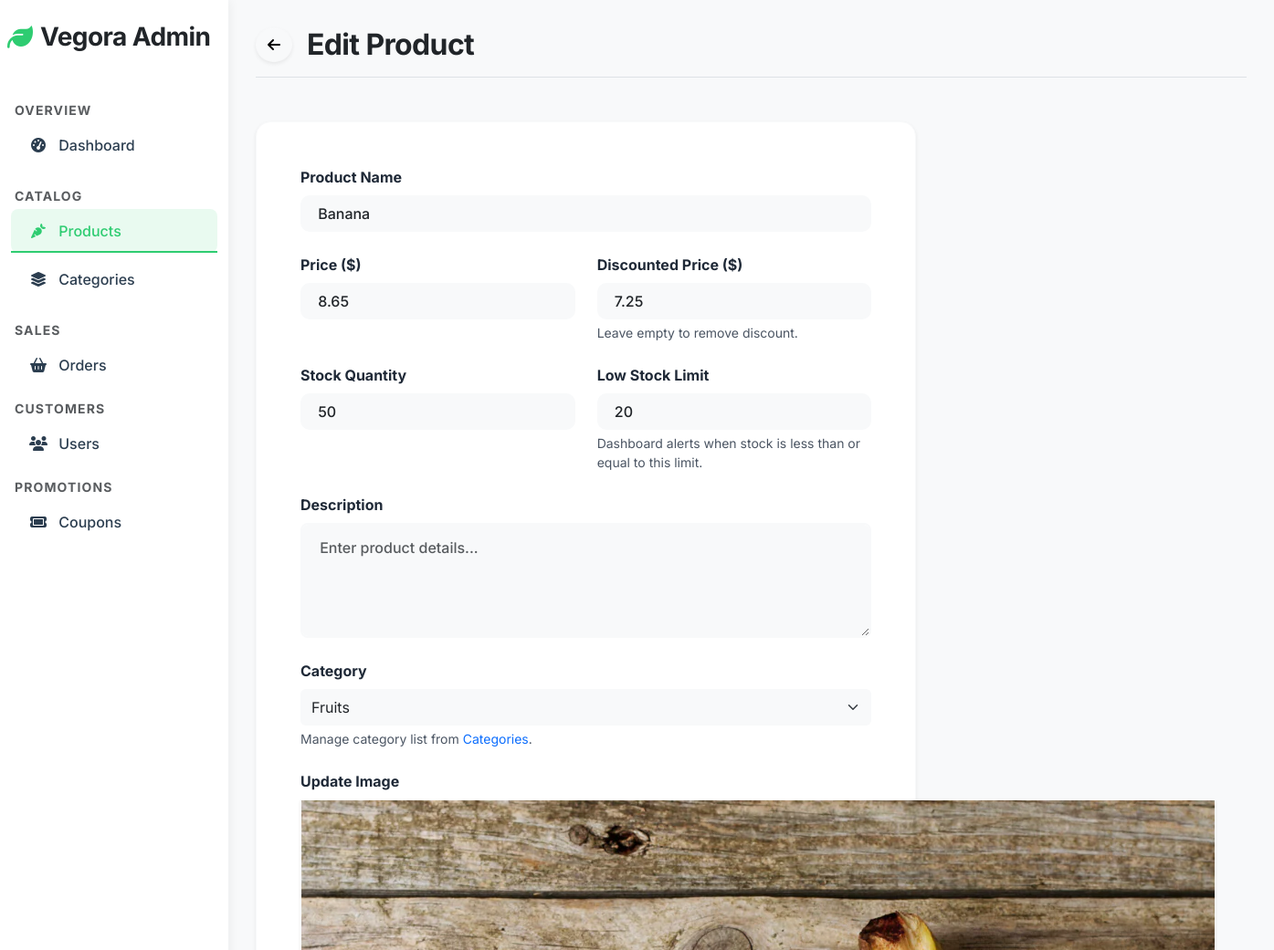
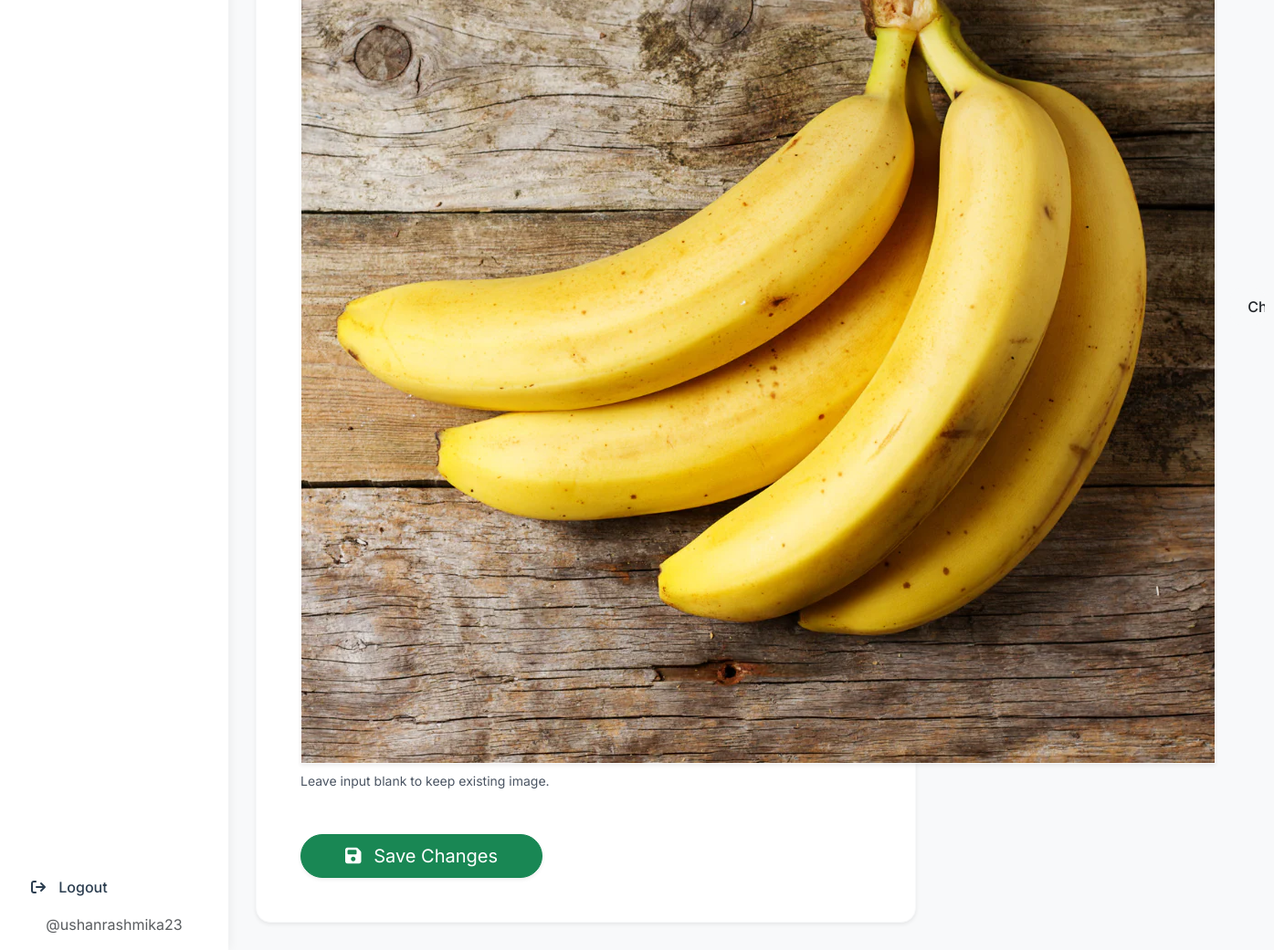
Screenshot of /admin/edit_product.php?id=8 (signed in) with the database file from the repository (2 pictures, top to bottom).
### tables this page shows
CREATE TABLE `products` (
  `id` int NOT NULL AUTO_INCREMENT,
  `name` varchar(100) NOT NULL,
  `price` decimal(10,2) NOT NULL,
  `image` varchar(255) NOT NULL,
  `stock` int NOT NULL DEFAULT '0',
  `stock_limit` int NOT NULL DEFAULT '20',
  `category_id` int NOT NULL,
  `created_at` timestamp NULL DEFAULT CURRENT_TIMESTAMP,
  `discounted_price` decimal(10,2) DEFAULT NULL,
  `description` text,
  PRIMARY KEY (`id`),
  KEY `idx_products_category_id` (`category_id`),
  CONSTRAINT `fk_products_category_id` FOREIGN KEY (`category_id`) REFERENCES `product_categories` (`id`) ON DELETE RESTRICT
);

CREATE TABLE `product_categories` (
  `id` int NOT NULL AUTO_INCREMENT,
  `name` varchar(100) NOT NULL,
  `created_at` timestamp NULL DEFAULT CURRENT_TIMESTAMP,
  PRIMARY KEY (`id`),
  UNIQUE KEY `name` (`name`)
);

### models/Product.php (called while the page is built, shortened)
<?php
class Product {
    private $pdo;
    public function __construct($pdo) {
        $this->pdo = $pdo;
    }
    public function findById($id) {
        $stmt = $this->pdo->prepare("SELECT p.*, pc.name AS category, CASE WHEN p.discounted_price IS NOT NULL AND p.discounted_price > 0 AND p.discounted_price < p.price THEN p.discounted_price ELSE p.price END AS effective_price FROM products p LEFT JOIN product_categories pc ON pc.id = p.category_id WHERE p.id = :id LIMIT 1");
        $stmt->execute(['id' => $id]);
        return $stmt->fetch(PDO::FETCH_ASSOC);
    }
}
?>

### models/Category.php (called while the page is built, shortened)
<?php
class Category {
    private $pdo;
    public function __construct($pdo) {
        $this->pdo = $pdo;
    }
    public function getAll() {
        $stmt = $this->pdo->query("SELECT id, name, created_at FROM product_categories ORDER BY name ASC");
        return $stmt->fetchAll(PDO::FETCH_ASSOC);
    }
}

### admin/edit_product.php (the view, shortened to what this page needs)
<?php
require_once __DIR__ . '/../config/db.php';
require_once __DIR__ . '/../models/Product.php';
require_once __DIR__ . '/../models/Category.php';
$id = intval($_GET['id'] ?? 0);
$productModel = new Product($pdo);
$categoryModel = new Category($pdo);
$product = $productModel->findById($id);
$categories = $categoryModel->getAll();
require_once __DIR__ . '/includes/header.php';
?>
  <?php require_once __DIR__ . '/includes/sidebar.php'; ?>
  <main class="main-content">
    <?php require_once __DIR__ . '/includes/topbar.php'; ?>
    <div class="bg-white p-5 rounded-4 shadow-sm border border-light col-lg-8">
      <form action="../controllers/productController.php?action=edit" method="POST" enctype="multipart/form-data">
        <div class="mb-4">
          <label for="name" class="form-label fw-bold">Product Name</label>
          <input type="text" name="name" id="name" class="form-control bg-light border-0 py-2" value="<?php echo htmlspecialchars($product['name']); ?>" required>
        </div>
        <div class="row g-4 mb-4">
          <div class="col-md-6">
            <label for="price" class="form-label fw-bold">Price ($)</label>
            <input type="number" step="0.01" name="price" id="price" class="form-control bg-light border-0 py-2" value="<?php echo htmlspecialchars($product['price']); ?>" required>
          </div>
          <div class="col-md-6">
            <label for="discounted_price" class="form-label fw-bold">Discounted Price ($)</label>
            <input type="number" step="0.01" name="discounted_price" id="discounted_price" class="form-control bg-light border-0 py-2" value="<?php echo htmlspecialchars($product['discounted_price'] ?? ''); ?>" placeholder="Optional">
            <div class="form-text text-muted">Leave empty to remove discount.</div>
          </div>
        </div>
        <div class="row g-4 mb-4">
          <div class="col-md-6">
            <label for="stock" class="form-label fw-bold">Stock Quantity</label>
            <input type="number" name="stock" id="stock" class="form-control bg-light border-0 py-2" value="<?php echo htmlspecialchars($product['stock']); ?>" required>
          </div>
          <div class="col-md-6">
            <label for="stock_limit" class="form-label fw-bold">Low Stock Limit</label>
            <input type="number" name="stock_limit" id="stock_limit" class="form-control bg-light border-0 py-2" value="<?php echo htmlspecialchars($product['stock_limit'] ?? 20); ?>" min="0" required>
            <div class="form-text text-muted">Dashboard alerts when stock is less than or equal to this limit.</div>
          </div>
        </div>
        <div class="mb-4">
          <label class="form-label fw-bold">Description</label>
          <textarea name="description" class="form-control rounded-3 border-light bg-light" rows="4" placeholder="Enter product details..."><?php echo htmlspecialchars($product['description'] ?? ''); ?></textarea>
        </div>
        <div class="mb-4">
          <label for="category" class="form-label fw-bold">Category</label>
          <select name="category_id" id="category" class="form-select bg-light border-0 py-2" required>
            <?php foreach ($categories as $cat): ?>
              <option value="<?php echo (int)$cat['id']; ?>" <?php echo (int)$product['category_id'] === (int)$cat['id'] ? 'selected' : ''; ?>><?php echo htmlspecialchars($cat['name']); ?></option>
            <?php endforeach; ?>
          </select>
          <div class="form-text text-muted">Manage category list from <a href="categories.php" class="text-decoration-none">Categories</a>.</div>
        </div>
        <div class="mb-5">
          <label for="image" class="form-label fw-bold">Update Image</label>
          <div class="d-flex align-items-center gap-3">
             <?php $imgSrc = str_starts_with($product['image'], 'http') ? $product['image'] : '../' . $product['image']; ?>
             <img src="<?php echo htmlspecialchars($imgSrc); ?>" alt="Current" class="img-preview shadow-sm border border-light">
             <input class="form-control bg-light border-0 py-2" type="file" id="image" name="image" accept="image/*">
          </div>
          <div class="form-text text-muted mt-2">Leave input blank to keep existing image.</div>
        </div>
        <button type="submit" class="btn btn-success btn-lg px-5 shadow-sm rounded-pill"><i class="fa-solid fa-save me-2"></i> Save Changes</button>
      </form>
    </div>
  </main>
</body>
</html>

### css/style.css (style rules this page uses)
:root { --vegi-green: #2ecc71; --vegi-green-hover: #27ae60; --vegi-light: #f8f9fa; --vegi-dark: #2c3e50; --vegi-shadow: 0 8px 24px rgba(0, 0, 0, 0.06); --vegi-shadow-hover: 0 16px 32px rgba(0, 0, 0, 0.12); --vegi-radius: 20px; --vegi-radius-sm: 10px; }
body { font-family: 'Inter', system-ui, -apple-system, sans-serif; background-color: #ffffff; color: var(--vegi-dark); -webkit-font-smoothing: antialiased; }
.form-label { font-weight: 600; color: var(--vegi-dark); margin-bottom: 0.5rem; }
.form-control { border-radius: var(--vegi-radius-sm); padding: 0.8rem 1.2rem; border: 2px solid #f3f4f6; background-color: #f9fafb; font-weight: 500; transition: all 0.3s ease; }

### admin/includes/header.php (style rules this page uses)
:root { --vegi-green: #2ecc71; --sidebar-width: 250px; }
body { font-family: 'Inter', sans-serif; background-color: #f8f9fa; }
.main-content { margin-left: var(--sidebar-width); padding: 30px; }
.main-content .form-label, .main-content label { color: #1f2937 !important; font-weight: 700; }
.main-content .form-text { color: #4b5563 !important; }

### rows the page displays
products: name "Banana", price "8.65", discounted_price "7.25", stock "50", stock_limit "20", category_id "Fruits", image (picture)

### other values shown
$pageHeader "Edit Product"
